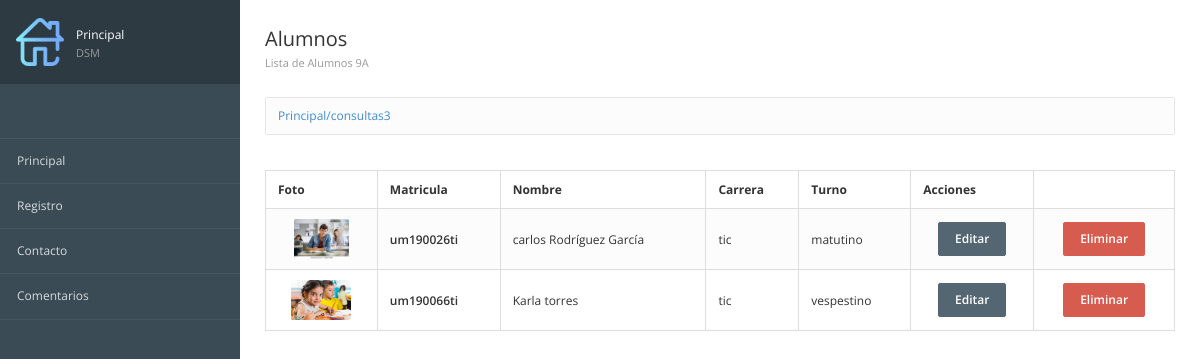
Before: /consultas3 with the older database file.
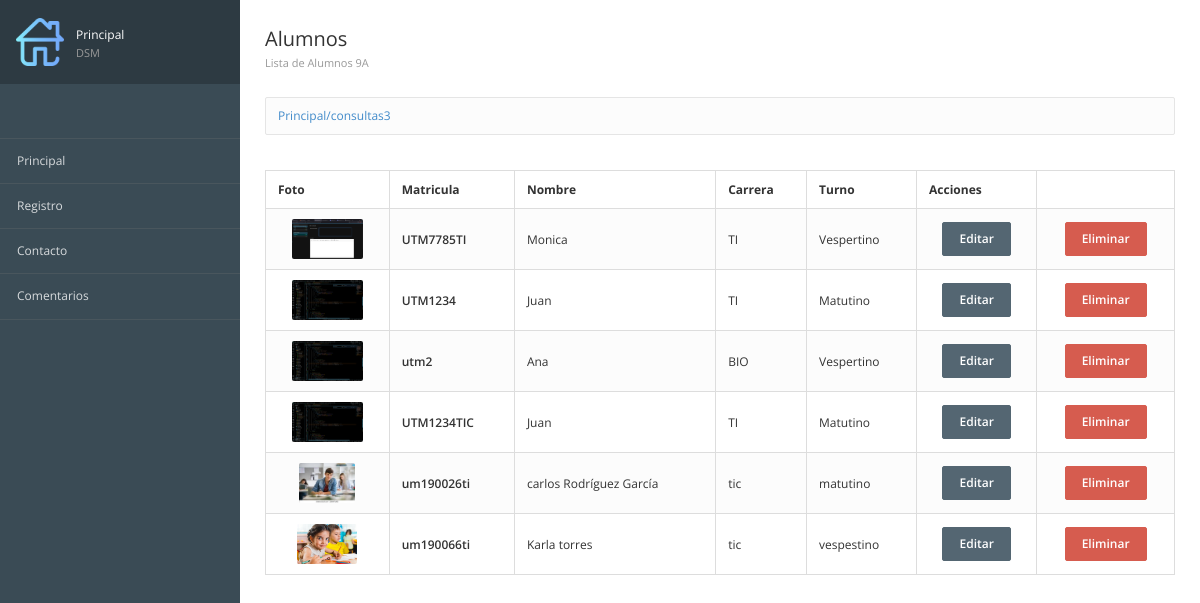
After: the same page with the newer database file.
### registros/models.py (models this page shows, shortened)
class Alumnos(models.Model): #Define la estructura de nuestra tabla
    id = models.AutoField(primary_key=True,verbose_name="id")
    matricula = models.CharField(max_length=12,verbose_name="Mat") #texto corto
    nombre = models.TextField() #Texto largo
    carrera = models.TextField()
    turno = models.TextField(max_length=10)
    imagen = models.ImageField(null=True,upload_to="fotos",verbose_name="Fotografía")
    created = models.DateField(auto_now_add=True) #Fecha y tiempo
    updated = models.DateField(auto_now_add=True) #Fecha y tiempo
    class Meta:
        verbose_name = "Alumno"
        verbose_name_plural = "Alumnos"
        ordering = ["-created"]

### registros/views.py (the view)
# urls.py: path('consultas3',views_registros.consultar3,name="Consultas"),
def consultar3(request):
    alumnos=Alumnos.objects.all().only("matricula","nombre","carrera","turno","imagen")
    return render(request,"registros/consultas.html",{'alumnos':alumnos})

### registros/templates/registros/consultas.html (shortened to what this page needs)
{%extends "inicio/encabezado.html"%}
{%load static%}
{%block imagen%}
{%static 'inicio/images/home.png'%}
{%endblock%}
{%block tituloMenu%}Principal
<span>DSM</span>
{%endblock%}
{%block Encabezado%}
<div class="page-header">
  <div class="page-title">
    <h3>Alumnos<br>
      <small>Lista de Alumnos 9A</small></h3>
  </div>
</div>
{%endblock%}
{% block contenido%}
<table class="table table-bordered table-striped">
  <thead>
    <tr>
      <th>Foto</th>
      <th>Matricula</th>
      <th>Nombre</th>
      <th>Carrera</th>
      <th>Turno</th>
      <th>Acciones</th>
    </tr>
  </thead>
  <tbody>
    {% for alumno in alumnos %}
    <tr>
      <td class="text-center">
        <img src="{{alumno.imagen.url}}" alt="" class="img-media" />
      </td>
      <td class="text-semibold">{{alumno.matricula}}</td>
      <td class="muted">{{alumno.nombre}}</td>
      <td class="muted">{{alumno.carrera}}</td>
      <td class="muted">{{alumno.turno}}</td>
      <td class="text-center"><a href="{%url 'consultarAlumno' alumno.id%}"  class="btn btn-primary" >Editar</a></td>
      <td class="text-center"><a href="{%url 'EliminarAlumno' alumno.id%}"  class="btn btn-danger" >Eliminar</a></td>
    </tr>
    {% endfor %}
  </tbody>
</table>
{%endblock%}

Changed rows visible on the page:
added Alumnos: imagen (picture), matricula "UTM7785TI", nombre "Monica", carrera "TI", turno "Vespertino"
added Alumnos: imagen (picture), matricula "UTM1234", nombre "Juan", carrera "TI", turno "Matutino"
added Alumnos: imagen (picture), matricula "utm2", nombre "Ana", carrera "BIO", turno "Vespertino"
added Alumnos: imagen (picture), matricula "UTM1234TIC", nombre "Juan", carrera "TI", turno "Matutino"
